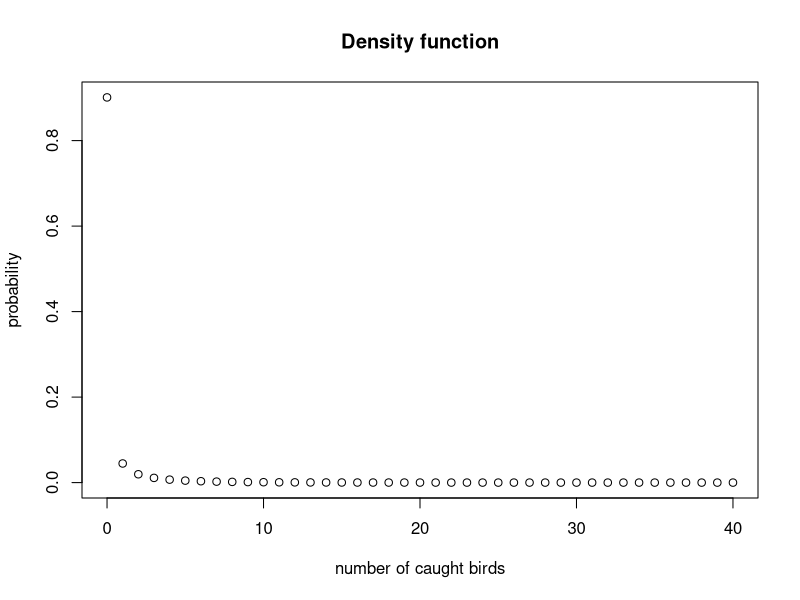
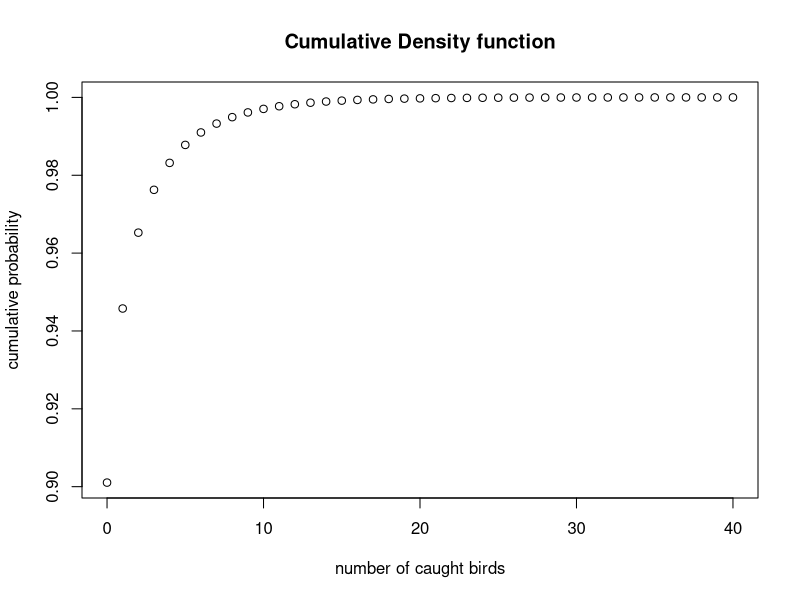
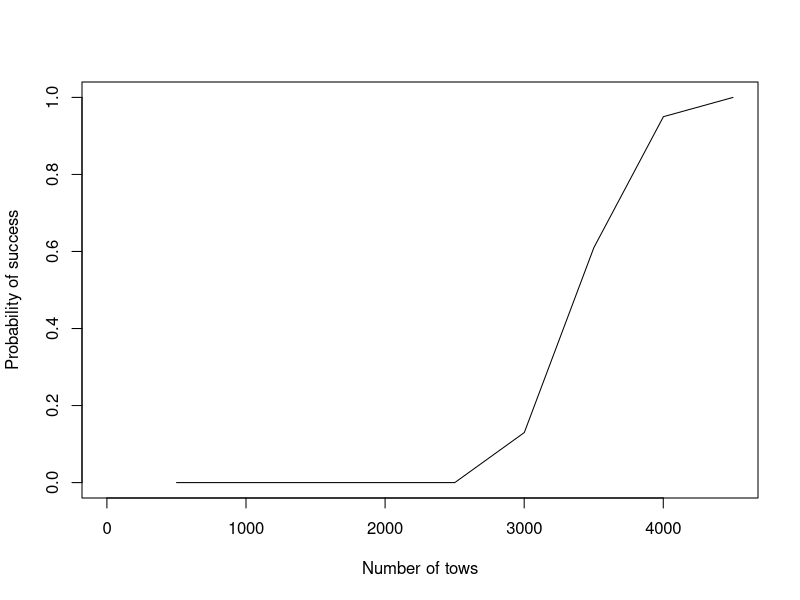

The R source for these figures, in order:
## ---- chunk 1
knitr::opts_chunk$set(echo = TRUE)
library(magrittr)
## ---- chunk 2

# Importing frequency distribution of by-catch.

data  <- readxl::read_xlsx(here::here("ch_4", "data", "table_4_3.xlsx"), sheet = 1, skip= 2)
colnames(data) <- c("n.birds", "freq")

# Estimating m and k parameters for negative binomial distirbution from the data

data.param <- data %>% 
  dplyr::mutate(obsv = n.birds*freq) %>% 
  dplyr::summarise(m = sum(obsv)/sum(freq), VAR = sum(((n.birds - m)^2)*freq) / (sum(freq) - 1), k = m^2/(VAR - m))

knitr::kable(data.param)

## ---- chunk 3

# Generating a negative binomial distribution for different number of caught birds (c)

neg.binom <- function (n, k, m) { #This function calculates the probability of c with k and m parameters 
  
  pr.n = ((gamma(k+n))/(gamma(k)*factorial(n))) * ((k/(k+m))^k) * (m/(m+k))^n # based on eq. 4.7
  
  neg.binom.n = data.frame(n.birds = n, pr.n = pr.n, cum.pr.n = cumsum(pr.n)) %>% 
    dplyr::mutate(floor.n = dplyr::lag(cum.pr.n, n=1, default = 0))
  
  return(neg.binom.n)
  
}

# Probability of having c birds in one tow
example <- neg.binom (n = c(seq(from=0, to =40, by=1)), k = data.param$k, m = data.param$m)

# Plot denisty function
plot(example$n.birds, example$pr.n, xlab= "number of caught birds", ylab= "probability", main = "Density function")

plot(example$n.birds, example$cum.pr.n, xlab= "number of caught birds", ylab= "cumulative probability",  main = "Cumulative Density function")

## ---- chunk 4

pr.success.n.tows <- function(n, m, k, N.sim, N.tow, tq, d){ #n is a vector
  
# Generates dataframe with prob of n birds in by-catch, and cumulative probility
  
pr.n = ((gamma(k+n))/(gamma(k)*factorial(n))) * ((k/(k+m))^k) * (m/(m+k))^n # based on eq. 4.7
  
prob = data.frame(n.birds = n, pr.n = pr.n, cum.pr.n = cumsum(pr.n)) %>% 
    dplyr::mutate(floor.n = dplyr::lag(cum.pr.n, n=1, default = 0))

# Store the mean and the variance of number of birds in the by-catch for each simulation
mean <- rep(NA, N.sim)
var <- rep(NA, N.sim)

for(j in 1:N.sim){

# Stores number of birds in the by-catch for each tow
C.i = rep(NA, N.tow)

 for (i in 1:N.tow){
  
  u = runif(1) # draws a random number from an uniform distirbution
  n.birds.tow.i = prob$n.birds[which(u > prob$floor.n & u < prob$cum.pr.n)] # test where does u fall in the CDF generated above to fill the number of birds in the ith tow (from Casey's code)
  
  if(length(n.birds.tow.i) == 0) {
      # If there is no interval in where the draw number falls, we assign the max   number of birds in our vector. 
      n.birds.tow.i = max(prob$n.birds) # adapted from Casey's code. 
  }
  
  # store the number of birds caught in each i tow
  C.i[i] = n.birds.tow.i
 }

mean[j] = mean(C.i)
var[j] = var(C.i)

}

# Computes the number of successes (statistically meaningfull data) with N.tows
pr.success <- data.frame(j = seq(1:N.sim), mean= mean, var= var) %>% 
  dplyr::mutate(range = 2 * sqrt(var / N.tow) * tq, success= ifelse(range < d*mean, 1, 0)) %>% 
  dplyr::summarise(pr.success = sum(success)/N.sim)

pr.success <- as.numeric(pr.success) #transforming data frame to numeric

}

## ---- chunk 5

# Setting parameters

seq.tows <- c(seq(from= 1, to= 5000, by= 500))

pr.success.n.tows.store <- rep(NA, length(seq.tows))

for (k in 1:length(seq.tows)){  
  
pr.success.n.tows.store[k] <- pr.success.n.tows(n = c(seq(from=0, to =40, by=1)), m = data.param$m, k = data.param$k, N.sim = 100, N.tow = seq.tows[k],  tq = 1.645, d = 0.25)

}

pr.success.n.tows.dta <- data.frame(seq.tows, pr.success.n.tows.store)

plot(seq.tows, pr.success.n.tows.store, type= 'l', ylab= 'Probability of success', xlab = 'Number of tows')


